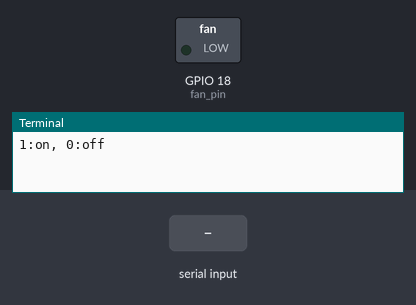
Recording of a program running on a simulated Raspberry Pi (BCM pin numbers). On the bench: switched loads named in the program (green lamp = pin HIGH), the last lines printed to the terminal. The inputs (shaded band) are chosen by the test bench.

Above: at 1.2 s.
1.3 s: "1" typed at the terminal, then Enter
At 1.9 s:
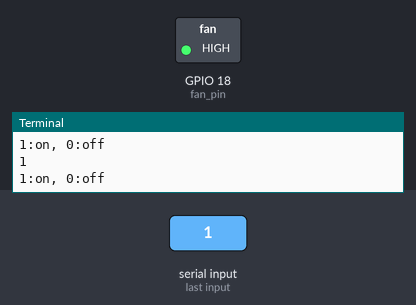
2.8 s: "0" typed at the terminal, then Enter
At 3.1 s:
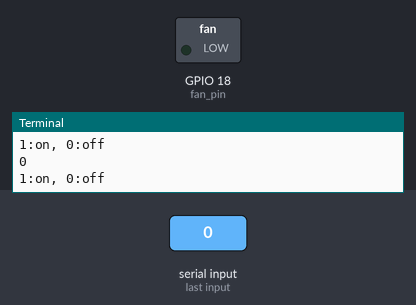
4.3 s: "2" typed at the terminal, then Enter
At 5.4 s:
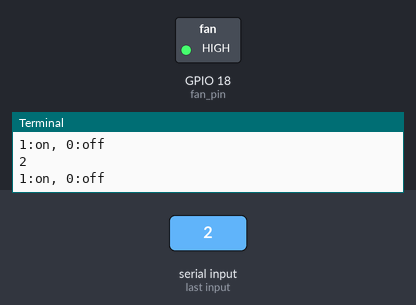
Timing chart, 0 to 7.3 s (numbered marks = the images above; inputs shaded):
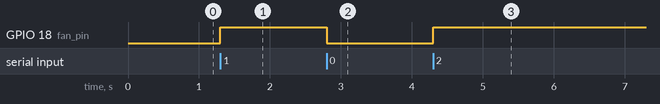

The program:

04relay.py
```python
import RPi.GPIO as GPIO
import time

fan_pin = 18

try:
    GPIO.setmode(GPIO.BCM)
    GPIO.setup(fan_pin, GPIO.OUT)

    while True:
        val = eval(input("1:on, 0:off"))
        GPIO.output(fan_pin, val)
finally:
    print('clean up')
    GPIO.cleanup()
```

Measured:
- after the input at 1.3 s, GPIO 18 (fan_pin): LOW → HIGH at once
- after the input at 2.8 s, GPIO 18 (fan_pin): HIGH → LOW at once
- after the input at 4.3 s, GPIO 18 (fan_pin): LOW → HIGH at once
